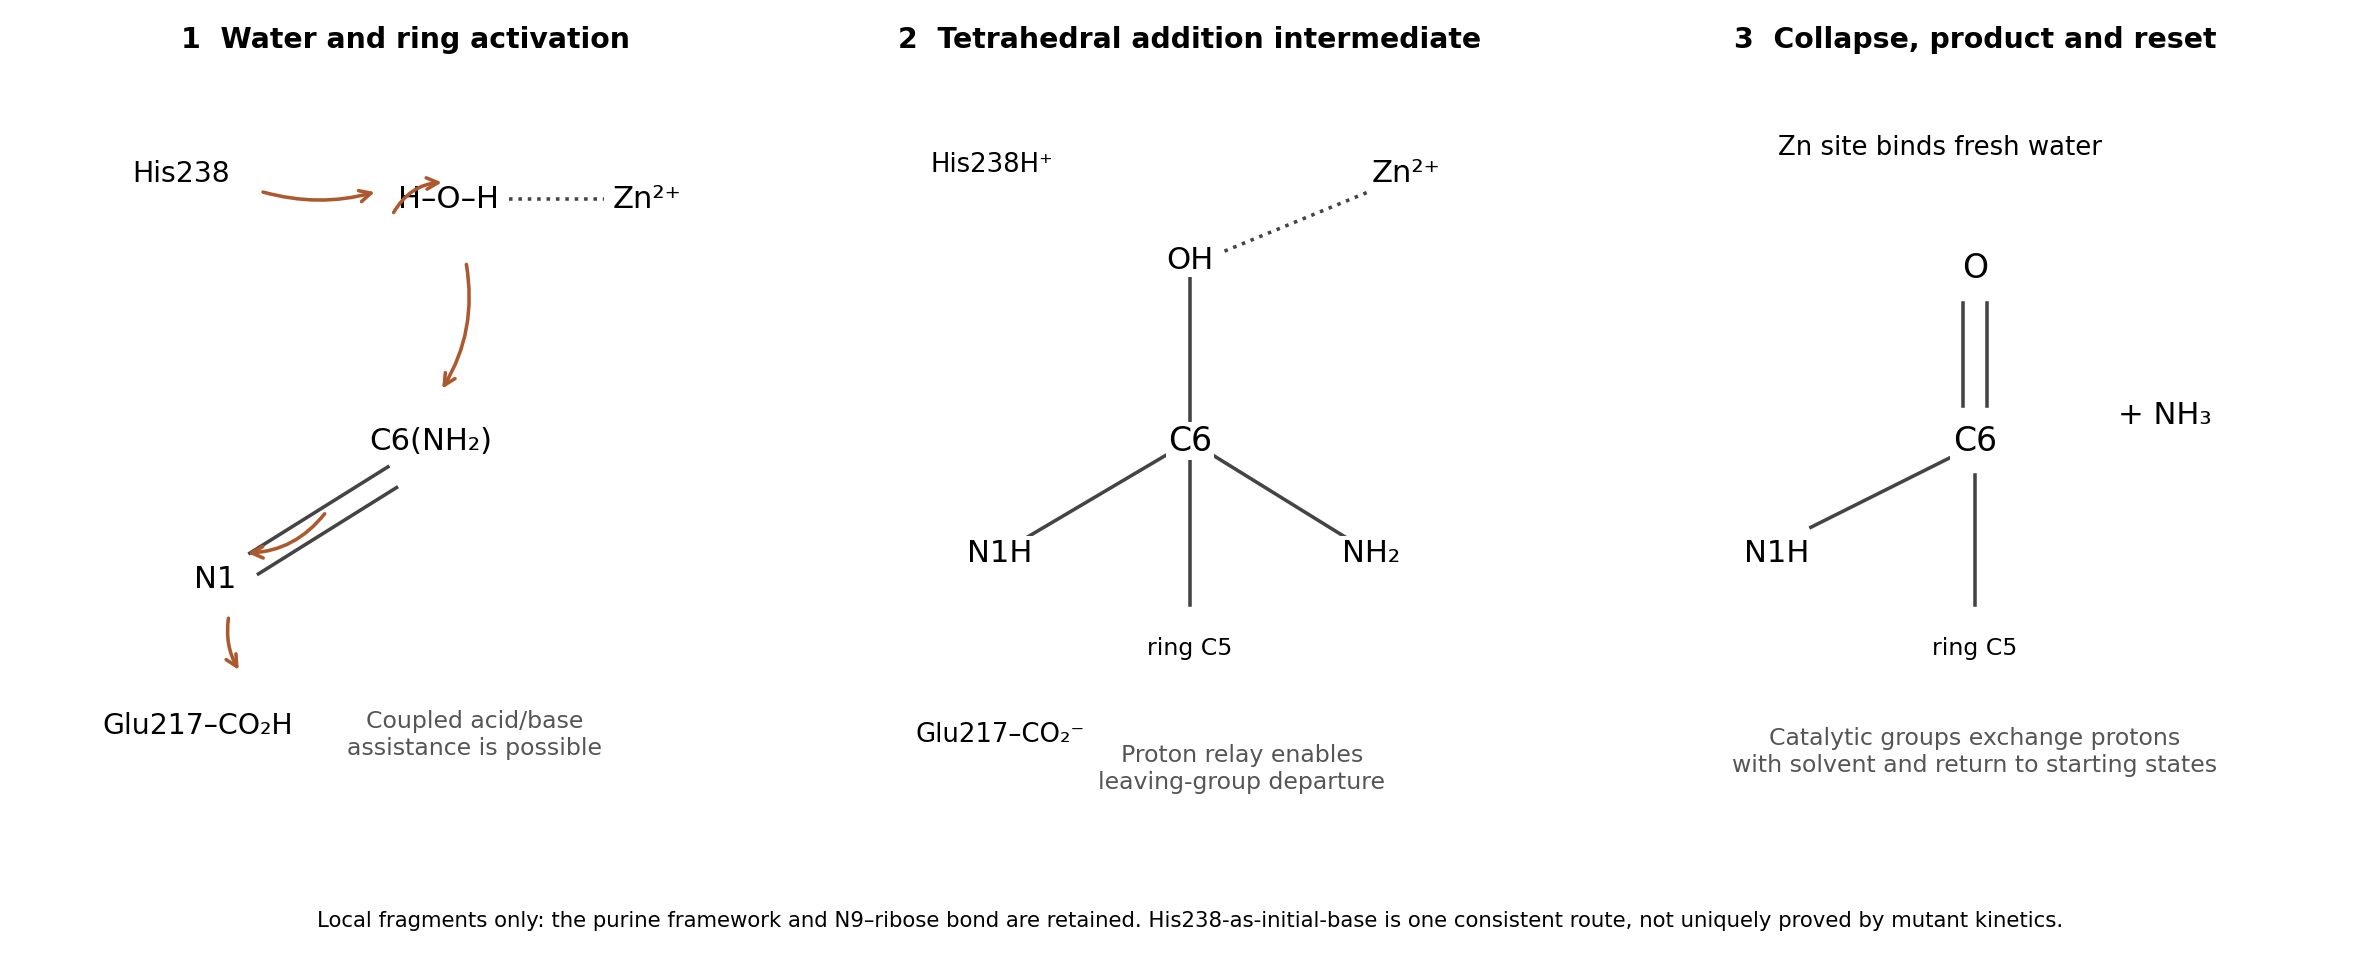

This chart was generated by the following Python code:
"""Original local adenosine-deaminase proton relay; proposed route, output to cwd."""
import matplotlib
matplotlib.use('Agg')
import matplotlib.pyplot as plt
from matplotlib.patches import FancyArrowPatch
fig,axs=plt.subplots(1,3,figsize=(14,5.6),facecolor='white')
for a in axs:a.axis('off');a.set(xlim=(-2.2,2.2),ylim=(-2.2,2.2),aspect='equal')
def text(a,p,s,fs=12,c='k'):a.text(*p,s,fontsize=fs,ha='center',va='center',color=c,bbox=dict(fc='white',ec='none',pad=1),zorder=3)
def line(a,p,q,ls='-',c='#444'):a.plot([p[0],q[0]],[p[1],q[1]],ls=ls,color=c,lw=1.5,zorder=1)
def arrow(a,p,q,rad=0):a.add_patch(FancyArrowPatch(p,q,connectionstyle=f'arc3,rad={rad}',arrowstyle='->',mutation_scale=12,lw=1.5,color='#ad5930',zorder=4))
a=axs[0];a.set_title('1  Water and ring activation',fontsize=12,weight='bold')
text(a,(-1.3,1.55),'His238');text(a,(.25,1.4),'H–O–H',13);text(a,(1.4,1.4),'Zn²⁺',13);line(a,(.6,1.4),(1.15,1.4),':')
text(a,(.15,0),'C6(NH₂)',13);text(a,(-1.1,-.8),'N1',13);line(a,(-.9,-.65),(-.1,-.15));line(a,(-.85,-.77),(-.05,-.27));text(a,(-1.2,-1.65),'Glu217–CO₂H',12)
arrow(a,(-.85,1.45),(-.15,1.45),.15);arrow(a,(.35,1.05),(.2,.28),-.2);arrow(a,(-1.02,-1.0),(-.95,-1.35),.2);arrow(a,(-.45,-.4),(-.94,-.65),-.25);arrow(a,(-.08,1.3),(.24,1.5),-.3)
text(a,(.4,-1.7),'Coupled acid/base\nassistance is possible',10,'#555')
a=axs[1];a.set_title('2  Tetrahedral addition intermediate',fontsize=12,weight='bold')
text(a,(0,0),'C6',14)
for p,s in [((-1.1,-.65),'N1H'),((1.05,-.65),'NH₂'),((0,1.05),'OH')]:line(a,(0,0),p);text(a,p,s,13)
line(a,(0,0),(0,-.95));text(a,(0,-1.2),'ring C5',10)
text(a,(1.25,1.55),'Zn²⁺',13);line(a,(.2,1.1),(1.05,1.45),':');text(a,(-1.15,1.6),'His238H⁺',11);text(a,(-1.1,-1.7),'Glu217–CO₂⁻',11)
text(a,(.3,-1.9),'Proton relay enables\nleaving-group departure',10,'#555')
a=axs[2];a.set_title('3  Collapse, product and reset',fontsize=12,weight='bold')
text(a,(0,0),'C6',14);text(a,(0,1),'O',14);line(a,(-.07,.2),(-.07,.8));line(a,(.07,.2),(.07,.8));text(a,(-1.15,-.65),'N1H',13);line(a,(-.15,-.1),(-.95,-.5));line(a,(0,-.2),(0,-.95));text(a,(0,-1.2),'ring C5',10)
text(a,(1.1,.15),'+ NH₃',13);text(a,(-.2,1.7),'Zn site binds fresh water',11);text(a,(0,-1.8),'Catalytic groups exchange protons\nwith solvent and return to starting states',10,'#555')
fig.text(.5,.03,'Local fragments only: the purine framework and N9–ribose bond are retained. His238-as-initial-base is one consistent route, not uniquely proved by mutant kinetics.',ha='center',fontsize=9)
fig.tight_layout(rect=(0,.08,1,1));fig.savefig('paper-2-enzyme.png',dpi=170,facecolor='white',bbox_inches='tight',pad_inches=.15);plt.close(fig)
